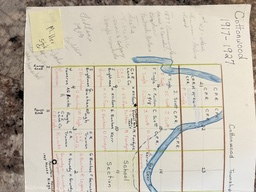
#> input picture maps/rotated/IMG_1674.jpeg, 256 x 192 px, shrunk from 5712 x 4284 before the run, found by its file name; the run also reads 1 picture not shown here
$ python stitch.py
#> lines starting #> are read from the running program, lines starting #| are printed output that depends on the picture; pictures that were not available may be replaced by others from this repository, and a replacement may not be noted
import cv2
import numpy as np
import sys

FLANN_INDEX_KDTREE = 1


def match_points(img1, img2, scale=0.25):
    """Return matched full-res point arrays (pts1 in img1, pts2 in img2)."""
    g1 = cv2.cvtColor(cv2.resize(img1, None, fx=scale, fy=scale), cv2.COLOR_BGR2GRAY)
    g2 = cv2.cvtColor(cv2.resize(img2, None, fx=scale, fy=scale), cv2.COLOR_BGR2GRAY)

    sift = cv2.SIFT_create(nfeatures=20000, contrastThreshold=0.02, edgeThreshold=8)
    kp1, des1 = sift.detectAndCompute(g1, None)
    kp2, des2 = sift.detectAndCompute(g2, None)
    print(f"  Keypoints: left={len(kp1)}, right={len(kp2)}")

    flann = cv2.FlannBasedMatcher(
        dict(algorithm=FLANN_INDEX_KDTREE, trees=5), dict(checks=100)
    )
    matches = flann.knnMatch(des1, des2, k=2)
    good = [m for m, n in matches if m.distance < 0.7 * n.distance]
    print(f"  Good matches: {len(good)}")

    pts1 = np.float32([kp1[m.queryIdx].pt for m in good]) / scale
    pts2 = np.float32([kp2[m.trainIdx].pt for m in good]) / scale
    return pts1, pts2


def stitch(left_path, right_path, out_path, num_bands=14, seam_blend=False, seam_width=80):
    img1 = cv2.imread(left_path)   # left
    img2 = cv2.imread(right_path)  # right
    h1, w1 = img1.shape[:2]
    h2, w2 = img2.shape[:2]
    print(f"  Left: {w1}x{h1}, Right: {w2}x{h2}")

    pts1, pts2 = match_points(img1, img2)
    if len(pts1) < 20:
        print("  ERROR: too few matches")
        return

    # Global homography: map img2 -> img1 frame. Filter to inliers.
    H_global, mask = cv2.findHomography(pts2, pts1, cv2.RANSAC, 4.0)
    inliers = mask.ravel() == 1
    pts1, pts2 = pts1[inliers], pts2[inliers]
    print(f"  Inliers: {inliers.sum()}")

    # Canvas geometry from img1 corners + warped img2 corners.
    corners2 = np.float32([[0, 0], [w2, 0], [w2, h2], [0, h2]]).reshape(-1, 1, 2)
    wc = cv2.perspectiveTransform(corners2, H_global).reshape(-1, 2)
    xs = [0, w1] + list(wc[:, 0])
    ys = [0, h1] + list(wc[:, 1])
    min_x, max_x = int(min(xs)), int(max(xs))
    min_y, max_y = int(min(ys)), int(max(ys))
    cw, ch = max_x - min_x, max_y - min_y
    T = np.float64([[1, 0, -min_x], [0, 1, -min_y], [0, 0, 1]])
    print(f"  Canvas: {cw}x{ch}")

    # --- Build warped right image via horizontal bands (in img1 y-space) ---
    # Each band gets a local homography from nearby inlier matches, fixing
    # non-planar (wrinkled paper / perspective) misalignment top-to-bottom.
    warped2 = np.zeros((ch, cw, 3), dtype=np.uint8)
    y1_min, y1_max = pts1[:, 1].min(), pts1[:, 1].max()
    band_edges = np.linspace(y1_min, y1_max, num_bands + 1)
    pad = (y1_max - y1_min) / num_bands  # generous overlap for stability

    used_local = 0
    for i in range(num_bands):
        b0, b1 = band_edges[i], band_edges[i + 1]
        sel = (pts1[:, 1] >= b0 - pad) & (pts1[:, 1] <= b1 + pad)
        if sel.sum() >= 12:
            Hb, _ = cv2.findHomography(pts2[sel], pts1[sel], cv2.RANSAC, 4.0)
            if Hb is None:
                Hb = H_global
            else:
                used_local += 1
        else:
            Hb = H_global

        # Warp the FULL right image with this band's homography, then copy
        # only the canvas rows belonging to this band.
        full = cv2.warpPerspective(img2, T @ Hb, (cw, ch))
        cy0 = int(round(b0 - min_y)) if i > 0 else 0
        cy1 = int(round(b1 - min_y)) if i < num_bands - 1 else ch
        cy0 = max(0, min(ch, cy0))
        cy1 = max(0, min(ch, cy1))
        warped2[cy0:cy1] = full[cy0:cy1]

    print(f"  Bands using local homography: {used_local}/{num_bands}")
    print(f"  Right-image coverage on canvas: {int((warped2.any(axis=2)).sum()):,} px")

    # Place left image on its own canvas.
    img1_c = np.zeros((ch, cw, 3), dtype=np.uint8)
    img1_c[-min_y:-min_y + h1, -min_x:-min_x + w1] = img1

    m1 = (img1_c.any(axis=2)).astype(np.uint8)
    m2 = (warped2.any(axis=2)).astype(np.uint8)
    only1 = (m1 == 1) & (m2 == 0)
    only2 = (m2 == 1) & (m1 == 0)
    both = (m1 == 1) & (m2 == 1)

    if seam_blend:
        # --- Hard seam at the overlap midline, feathered over seam_width ---
        # For each row, the seam x = midpoint of the overlap; left of it use
        # img1, right of it use img2. Only ONE copy shows except in a narrow
        # band around the seam, so misalignment can't ghost the whole overlap.
        out = np.where(only1[..., None], img1_c,
                       np.where(only2[..., None], warped2, img1_c)).astype(np.uint8)
        for y in range(ch):
            cols = np.where(both[y])[0]
            if cols.size == 0:
                continue
            seam = (cols.min() + cols.max()) // 2
            lo, hi = seam - seam_width, seam + seam_width
            # Right of the feathered seam -> take img2.
            rr = np.arange(cols.min(), cols.max() + 1)
            right = rr[rr >= hi]
            out[y, right] = warped2[y, right]
            # Feather zone -> linear ramp.
            feat = rr[(rr >= lo) & (rr < hi)]
            if feat.size:
                a = ((feat - lo) / (hi - lo))[:, None]
                out[y, feat] = (img1_c[y, feat] * (1 - a) + warped2[y, feat] * a).astype(np.uint8)
    else:
        # --- Distance-transform feather blend (good for well-aligned pairs) ---
        d1 = cv2.distanceTransform(m1, cv2.DIST_L2, 5)
        d2 = cv2.distanceTransform(m2, cv2.DIST_L2, 5)
        s = d1 + d2
        s[s == 0] = 1
        out = (img1_c * (d1 / s)[..., None] + warped2 * (d2 / s)[..., None]).astype(np.uint8)
        out[only1] = img1_c[only1]
        out[only2] = warped2[only2]

    cv2.imwrite(out_path, out, [cv2.IMWRITE_JPEG_QUALITY, 95])
    print(f"  Saved: {out_path} ({cw}x{ch})")


if __name__ == "__main__":
    import sys
    which = sys.argv[1] if len(sys.argv) > 1 else "all"
    if which in ("all", "7475"):
        print("=== 74 + 75 ===")
        stitch("IMG_1674.jpeg", "IMG_1675.jpeg", "merged_74_75.jpeg")
#> in stitch, img1 is the input picture: shape (192, 256, 3); mean B, G, R 178.6, 192.5, 199.9
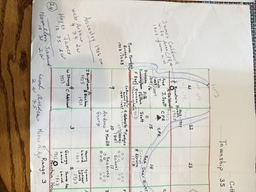
#> input picture maps/rotated/IMG_1678.jpeg, 256 x 192 px, shrunk from 5712 x 4284 before the run, given in place of IMG_1675.jpeg, which was not available
#> in stitch, img2 is the input picture: shape (192, 256, 3); mean B, G, R 180.1, 190.6, 197
#|   Left: 256x192, Right: 256x192
#> in match_points, `kp1, des1 = sift.detectAndCompute(g1, None)`: kp1 = 13 keypoints; strongest (x, y, size): (4, 10, 2.4), (9, 35, 6.4), (48, 34, 2.5), (43, 39, 2.5)
#> in match_points, `kp2, des2 = sift.detectAndCompute(g2, None)`: kp2 = 23 keypoints; strongest (x, y, size): (9, 36, 3.5), (13, 33, 9.9), (9, 41, 2), (18, 41, 2.3)
#|   Keypoints: left=13, right=23
#> in match_points, `matches = flann.knnMatch(des1, des2, k=2)`: matches = 13 matches
#> in match_points, `good = [m for m, n in matches if m.distance < 0.7 * n.distance]`: good = 1 matches
#|   Good matches: 1
#> in match_points, `pts1 = np.float32([kp1[m.queryIdx].pt for m in good]) / scale`: pts1 = [[36.4, 139.4]]
#> in match_points, `pts2 = np.float32([kp2[m.trainIdx].pt for m in good]) / scale`: pts2 = [[53.27, 131.3]]
#> in stitch, `pts1, pts2 = match_points(img1, img2)`: pts1 = [[36.4, 139.4]]; pts2 = [[53.27, 131.3]]
        print()
    if which in ("all", "7677"):
        print("=== 76 + 77 ===")
        # Fewer bands keeps grid lines rigid; seam blend kills the ghosting.
        stitch("IMG_1676.jpeg", "IMG_1677.jpeg", "merged_76_77.jpeg",
               num_bands=4, seam_blend=True, seam_width=100)
#> call 2 of stitch, with left_path = 'IMG_1676.jpeg', right_path = 'IMG_1677.jpeg', out_path = 'merged_76_77.jpeg', num_bands = 4, seam_blend = True, seam_width = 100
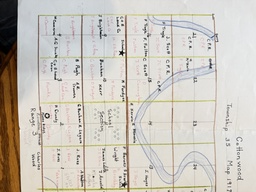
#> input picture maps/rotated/IMG_1676.jpeg, 256 x 192 px, shrunk from 5712 x 4284 before the run, found by its file name
#> in stitch, img1 is the input picture: shape (192, 256, 3); mean B, G, R 191.2, 199.2, 204
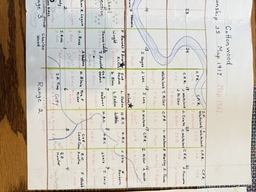
#> input picture maps/rotated/IMG_1677.jpeg, 256 x 192 px, shrunk from 5712 x 4284 before the run, found by its file name
#> in stitch, img2 is the input picture: shape (192, 256, 3); mean B, G, R 181.4, 192.3, 198.5
#|   Left: 256x192, Right: 256x192
#> in match_points (call 2), `kp1, des1 = sift.detectAndCompute(g1, None)`: kp1 = 16 keypoints; strongest (x, y, size): (30, 6, 2.4), (8, 23, 6.4), (9, 40, 2.4), (12, 38, 1.8)
#> in match_points (call 2), `kp2, des2 = sift.detectAndCompute(g2, None)`: kp2 = 22 keypoints; strongest (x, y, size): (5, 31, 3), (8, 7, 2.9), (8, 14, 3.1), (33, 15, 1.9)
#|   Keypoints: left=16, right=22
#> in match_points (call 2), `matches = flann.knnMatch(des1, des2, k=2)`: matches = 16 matches
#|   Good matches: 1
#> in stitch (call 2), `pts1, pts2 = match_points(img1, img2)`: pts1 = [[48.08, 153.7]]; pts2 = [[132.3, 61.66]]
    if which in ("all", "7879"):
        print("=== 78 + 79 ===")
        stitch("IMG_1678.jpeg", "IMG_1679.jpeg", "merged_78_79.jpeg",
               num_bands=4, seam_blend=True, seam_width=100)
#> call 3 of stitch, with left_path = 'IMG_1678.jpeg', right_path = 'IMG_1679.jpeg', out_path = 'merged_78_79.jpeg', num_bands = 4, seam_blend = True, seam_width = 100
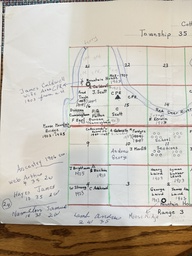
#> input picture maps/IMG_1678.jpeg, 192 x 256 px, shrunk from 4284 x 5712 before the run
#> in stitch, img1 is the input picture: shape (256, 192, 3); mean B, G, R 180.1, 190.6, 197.1
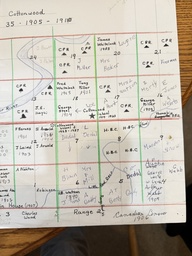
#> input picture maps/IMG_1679.jpeg, 192 x 256 px, shrunk from 4284 x 5712 before the run
#> in stitch, img2 is the input picture: shape (256, 192, 3); mean B, G, R 173.8, 185.1, 192.2
#|   Left: 192x256, Right: 192x256
#> in match_points (call 3), `kp1, des1 = sift.detectAndCompute(g1, None)`: kp1 = 22 keypoints; strongest (x, y, size): (36, 54, 3.5), (33, 51, 8.5), (41, 55, 2), (41, 45, 2.2)
#> in match_points (call 3), `kp2, des2 = sift.detectAndCompute(g2, None)`: kp2 = 16 keypoints; strongest (x, y, size): (44, 54, 2.7), (43, 57, 2.1), (44, 27, 1.8), (17, 55, 2.8)
#|   Keypoints: left=22, right=16
#> in match_points (call 3), `matches = flann.knnMatch(des1, des2, k=2)`: matches = 22 matches
#|   Good matches: 0
#> in stitch (call 3), `pts1, pts2 = match_points(img1, img2)`: pts1 = empty array
    if which in ("all", "8081"):
        print("=== 80 + 81 ===")
        stitch("IMG_1680.jpeg", "IMG_1681.jpeg", "merged_80_81.jpeg",
               num_bands=4, seam_blend=True, seam_width=100)
#> call 4 of stitch, with left_path = 'IMG_1680.jpeg', right_path = 'IMG_1681.jpeg', out_path = 'merged_80_81.jpeg', num_bands = 4, seam_blend = True, seam_width = 100
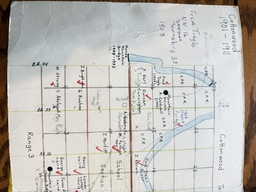
#> input picture maps/rotated/IMG_1680.jpeg, 256 x 192 px, shrunk from 5712 x 4284 before the run, found by its file name
#> in stitch, img1 is the input picture: shape (192, 256, 3); mean B, G, R 186.5, 190.6, 192.8
#|   Left: 256x192, Right: 256x192
#> call 4 of match_points, with scale = 0.25
#> in match_points (call 4), `g2 = cv2.cvtColor(cv2.resize(img2, None, fx=scale, fy=scale), cv2.COLO..`:
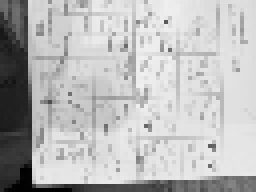
#> g2: shape (48, 64) (shown 4 times larger); min 1, max 241, mean 185.9
#> in match_points (call 4), `kp1, des1 = sift.detectAndCompute(g1, None)`: kp1 = 23 keypoints; strongest (x, y, size): (58, 3, 2.6), (12, 19, 1.9), (35, 37, 2.7), (36, 19, 2.8)
#> in match_points (call 4), `kp2, des2 = sift.detectAndCompute(g2, None)`: kp2 = 17 keypoints; strongest (x, y, size): (10, 44, 2.9), (7, 42, 2.1), (9, 27, 2.5), (9, 23, 2.6)
#|   Keypoints: left=23, right=17
#> in match_points (call 4), `matches = flann.knnMatch(des1, des2, k=2)`: matches = 23 matches
#> in match_points (call 4), `good = [m for m, n in matches if m.distance < 0.7 * n.distance]`: good = 2 matches
#|   Good matches: 2
#> in match_points (call 4), `pts1 = np.float32([kp1[m.queryIdx].pt for m in good]) / scale`: pts1 = [[197.2, 103], [231.6, 12.48]]
#> in match_points (call 4), `pts2 = np.float32([kp2[m.trainIdx].pt for m in good]) / scale`: pts2 = [[47.17, 65.65], [38.93, 175.9]]
#> in stitch (call 4), `pts1, pts2 = match_points(img1, img2)`: pts1 = [[197.2, 103], [231.6, 12.48]]; pts2 = [[47.17, 65.65], [38.93, 175.9]]
